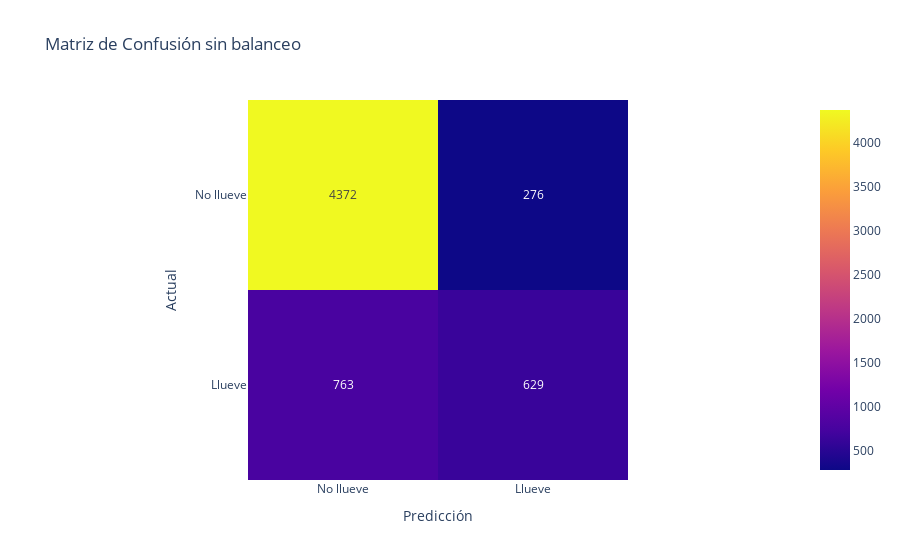

Notebook code cell kept with this figure:
### Code cell
confusion_matrix_manual_model = mostrar_resultados(y_test,pred_y, 'Matriz de Confusión sin balanceo')
confusion_matrix_manual_model

### Figure 1 — Plotly figure (JSON) as saved in the notebook; plotly's stock layout.template omitted (floating-point values rounded to 4 significant figures)
{"data": [{"coloraxis": "coloraxis", "hovertemplate": "Predicción: %{x}<br>Actual: %{y}<br>color: %{z}<extra></extra>", "name": "0", "texttemplate": "%{z}", "type": "heatmap", "x": ["No llueve", "Llueve"], "xaxis": "x", "y": ["No llueve", "Llueve"], "yaxis": "y", "z": [[4372, 276], [763, 629]]}], "layout": {"coloraxis": {"colorscale": [[0, "#0d0887"], [0.1111, "#46039f"], [0.2222, "#7201a8"], [0.3333, "#9c179e"], [0.4444, "#bd3786"], [0.5556, "#d8576b"], [0.6667, "#ed7953"], [0.7778, "#fb9f3a"], [0.8889, "#fdca26"], [1, "#f0f921"]]}, "title": {"text": "Matriz de Confusión sin balanceo"}, "xaxis": {"anchor": "y", "constrain": "domain", "domain": [0, 1], "scaleanchor": "y", "title": {"text": "Predicción"}}, "yaxis": {"anchor": "x", "autorange": "reversed", "constrain": "domain", "domain": [0, 1], "title": {"text": "Actual"}}}}
